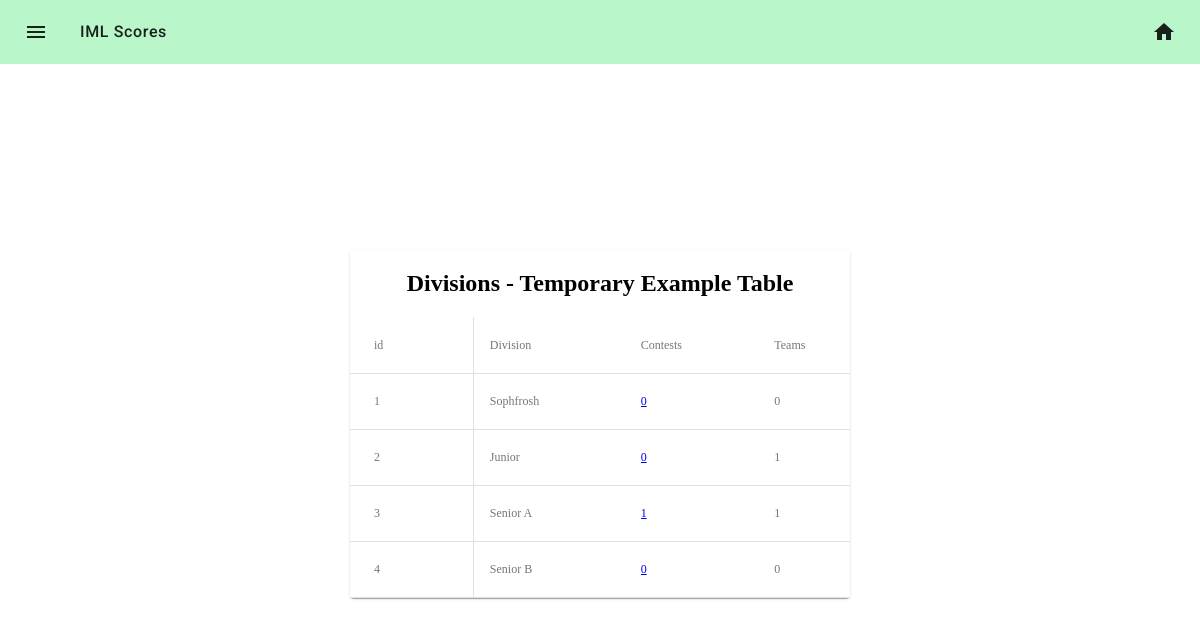
Screenshot of /admin/divisions (signed in) with the database file from the repository.
### iml/models.py (models this page shows, shortened)
class Division(db.Model):
    __tablename__ = 'divisions'
    id = db.Column(db.Integer, primary_key=True)
    name = db.Column(db.String(64), nullable=False)
    url = db.Column(db.String(64), nullable=False)
    teams = db.relationship('Team', back_populates = 'division')
    students = db.relationship('Student', back_populates='division')
    contests = db.relationship('Contest', back_populates = 'division')

### iml/core/admin/controllers.py (the view)
@admin.route("/divisions", methods=["GET", "POST"])
@admin_required()
def manage_divisions():
    divisions = Division.query.all()
    return render_custom_template("core/admin/divisions.html",
                                  divisions = divisions)

### iml/core/admin/wrappers.py (called while the page is built)
def admin_required(redirect_to=None, to_flash=None):
    def validator(*args, **kwargs):
        sess_status = session.get("status", IS_NOT_LOGGED_IN)
        return sess_status >= IS_SITE_ADMIN
    return validate_page_access(redirect_to,
                                to_flash,
                                validator)

### iml/util/__init__.py (called while the page is built)
def get_user(user_id):
    return User.query.filter_by(id=user_id).first()

def render_custom_template(*args, **kwargs):
    status = IS_NOT_LOGGED_IN
    user = None
    userdata = session.get("userdata")
    if session.get("userdata"):
        user = get_user(session["userdata"]["id"])
        status = session["status"]
    if "status" not in kwargs:
        kwargs["status"] = status
    if "user" not in kwargs:
        kwargs["user"] = user
    if "userdata" not in kwargs:
        kwargs["userdata"] = userdata
    return flask.render_template(*args, **kwargs)

### iml/util/wrappers.py (called while the page is built)
def validate_page_access(redirect_to=None,
                         to_flash=None,
                         validate_function= lambda *args, **kwargs: True,
                         failure_handler= None):
    def decorator(f):
        @wraps(f)
        def check_and_call(*args, **kwargs):
            check = validate_function(*args, **kwargs)
            if check:
                return f(*args, **kwargs)
            elif failure_handler:
                return failure_handler(*args, **kwargs)
            else:
                if redirect_to and to_flash:
                    flash(to_flash)
                    return redirect(redirect_to)
            return render_template("errors/403.html")
        return check_and_call
    return decorator

### iml/templates/core/admin/divisions.html
{% extends "_base.html" %}
{% from "macros/_renderfield.html" import render_field %}
{% block content %}
<div class="mdc-card centered-single-card">
    <center>
    <h2>Divisions - Temporary Example Table</h2>
    <div class="mdc-data-table">
        <table class="mdc-data-table__content">
            <thead>
                <tr class="mdc-data-table__row">
                    <th class="mdc-data-table__column">id</th>
                    <th class="mdc-data-table__column">Division</th>
                    <th class="mdc-data-table__column">Contests</th>
                    <th class="mdc-data-table__column">Teams</th>
                </tr>
                {% for div in divisions %}
                <tr class="mdc-data-table__row">
                    <th class="mdc-data-table__column">{{div.id}}</th>
                    <th class="mdc-data-table__column">{{div.name}}</th>
                    <th class="mdc-data-table__column"><a href="/admin/division/{{div.url}}/contests">{{div.contests | length}}</a></th>
                    <th class="mdc-data-table__column">{{div.teams | length}}</th>
                </tr>
                {% endfor %}
            </thead>
        </table>
    </div>
    </center>
</div>
{% endblock %}

### iml/static/css/mdc-theme.css (style rules this page uses)
html, body { height: 100%; }

### iml/static/css/everything.css (style rules this page uses)
.centered-single-card { width:500px; margin-left: calc(50% - 250px); margin-top: calc(12.5%); }

### rows the page displays
Division: id "1", name "Sophfrosh", contests|length "0", teams|length "0"
Division: id "2", name "Junior", contests|length "0", teams|length "1"
Division: id "3", name "Senior A", contests|length "1", teams|length "1"
Division: id "4", name "Senior B", contests|length "0", teams|length "0"
